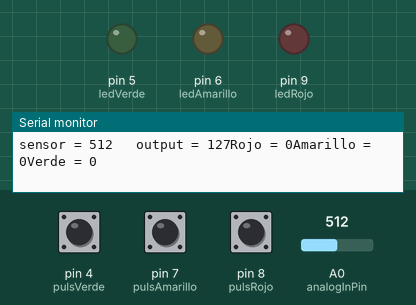
Simulated run of this sketch. Board: Arduino Uno, built with avr-gcc and run on an emulated ATmega328P. Shown: output pins drawn as LEDs (lit = HIGH), the last lines printed to the serial monitor. Inputs (shaded band) come from the test bench; at power-on: A0 (analogInPin) = 512, pin 4 (pulsVerde) HIGH, pin 7 (pulsAmarillo) HIGH, pin 8 (pulsRojo) HIGH.

Above: at 1.2 s.
1.3 s: A0 (analogInPin) set to 716
4.3 s: pin 4 (pulsVerde) pulled LOW for 0.15 s
At 4.43 s:
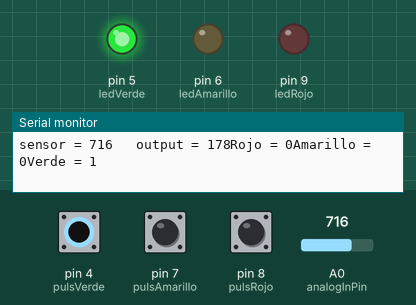
7.3 s: pin 7 (pulsAmarillo) pulled LOW for 0.15 s
At 7.42 s:
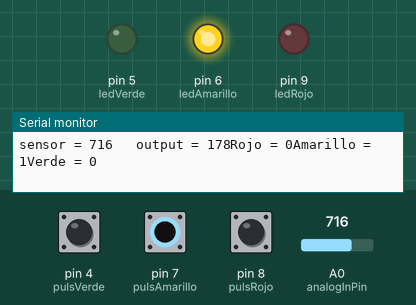
10.3 s: pin 8 (pulsRojo) pulled LOW for 0.15 s
At 10.41 s:
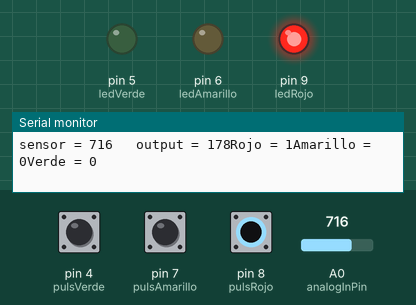
13.3 s: A0 (analogInPin) set to 411
16.3 s: A0 (analogInPin) set to 388
Timing chart, 0 to 19.3 s (numbered marks = the images above; inputs shaded):
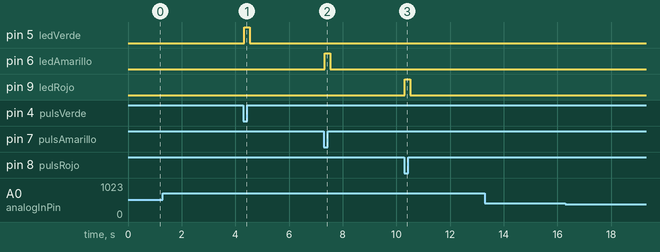

The sketch:

first_project.ino
```cpp
/*********************************
*
*
* Permite probar el ponchitoCIII
* https://github.com/ciiiutnfrc/ponchitoCIII
*
**********************************/

int pulsRojo = 8;
int pulsVerde = 4;
int pulsAmarillo = 7;
int ledRojo = 9;
int ledVerde = 5;
int ledAmarillo = 6;


int valorPulsador1 = 1;
int valorPulsador2 = 1;
int valorPulsador3 = 1;


const int analogInPin = A0;  // Analog input pin that the potentiometer is attached to
const int analogOutPin = 9; // Analog output pin that the LED is attached to

int sensorValue = 0;        // value read from the pot
int outputValue = 0;        // value output to the PWM (analog out)
int uno = 1;
int cero = 0;

void setup() {
  // Activamos los pines de entrada y salida
  pinMode(pulsRojo, INPUT);
  pinMode(ledRojo, OUTPUT);
  pinMode(pulsAmarillo, INPUT);
  pinMode(ledAmarillo, OUTPUT);
  pinMode(pulsVerde, INPUT);
  pinMode(ledVerde, OUTPUT);

  Serial.begin(9600);
}

void loop() {

  // read the analog in value:
  sensorValue = analogRead(analogInPin);
  // map it to the range of the analog out:
  outputValue = map(sensorValue, 0, 1023, 0, 255);
  // change the analog out value:
  analogWrite(analogOutPin, outputValue);

  // print the results to the Serial Monitor:
  Serial.print("sensor = ");
  Serial.print(sensorValue);
  Serial.print("\t output = ");
  Serial.print(outputValue);

  // wait 2 milliseconds before the next loop for the analog-to-digital
  // converter to settle after the last reading:
  delay(2);


  // Leemos el valor del pin
  valorPulsador1 = digitalRead(pulsRojo);
  valorPulsador2 = digitalRead(pulsAmarillo);
  valorPulsador3 = digitalRead(pulsVerde);

  // Encendemos o apagamos el pin del LED según convenga


  if (valorPulsador1 == LOW) {
    digitalWrite(ledRojo, HIGH);
    Serial.print("Rojo = ");
    Serial.print(uno);
  }
  else {
    digitalWrite(ledRojo, LOW);
    Serial.print("Rojo = ");
    Serial.print(cero);
  }

  if (valorPulsador2 == LOW) {
    digitalWrite(ledAmarillo, HIGH);
    Serial.print("Amarillo = ");
    Serial.print(uno);
  }
  else {
    digitalWrite(ledAmarillo, LOW);
    Serial.print("Amarillo = ");
    Serial.print(cero);
  }

  if (valorPulsador3 == LOW) {
    digitalWrite(ledVerde, HIGH);
    Serial.print("Verde = ");
    Serial.print(uno);
  }
  else {
    digitalWrite(ledVerde, LOW);
    Serial.print("Verde = ");
    Serial.print(cero);

  }
  Serial.println("");
  delay(100);
}
```

Measured:
- after the input at 4.3 s, pin 5 (ledVerde): LOW → HIGH at once, → LOW 0.21 s later
- after the input at 7.3 s, pin 6 (ledAmarillo): LOW → HIGH at once, → LOW 0.21 s later
- after the input at 10.3 s, pin 9 (ledRojo): LOW → HIGH at once, → LOW 0.21 s later
